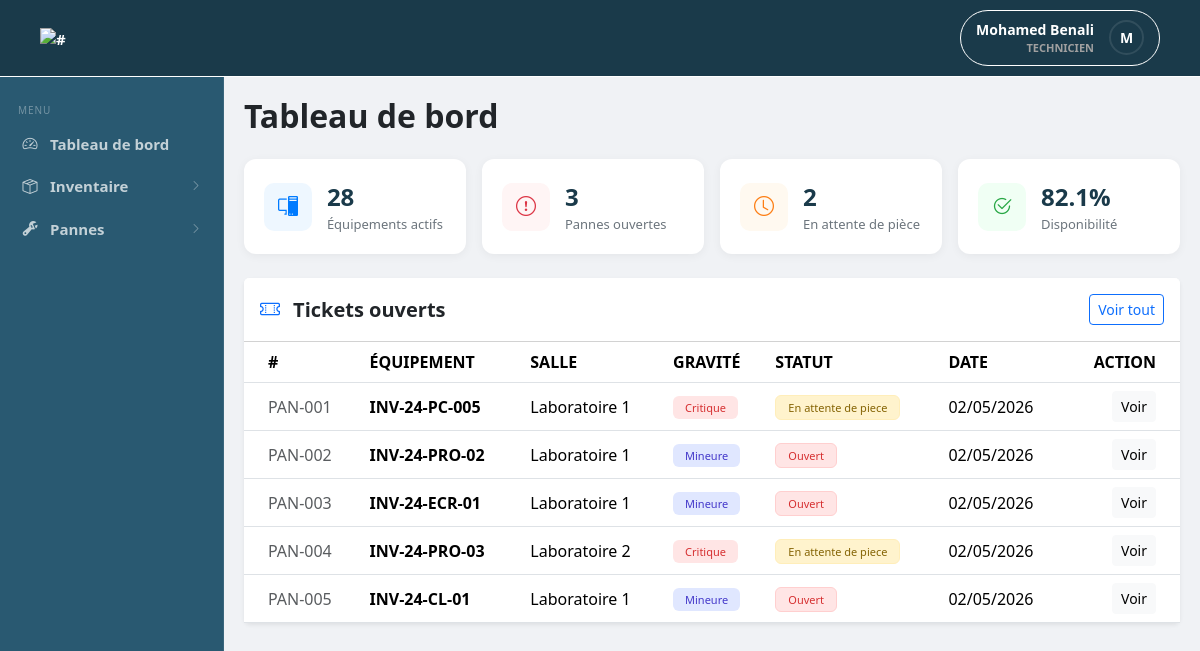
Screenshot of /technicien/dashboard.php (signed in) with the database file from the repository.
### tables this page shows
CREATE TABLE utilisateur (
  id               INT UNSIGNED AUTO_INCREMENT PRIMARY KEY,
  nom              VARCHAR(50)  NOT NULL,
  prenom           VARCHAR(50)  NOT NULL,
  email            VARCHAR(100) NOT NULL UNIQUE,
  mot_de_passe     VARCHAR(255) NOT NULL, 
  role             ENUM('technicien','enseignant','chef departement','service enseignement','vacataire') NOT NULL,
  actif            BOOLEAN DEFAULT TRUE,
  date_expiration  DATE DEFAULT NULL
);

CREATE TABLE panne (
  id               INT UNSIGNED AUTO_INCREMENT PRIMARY KEY,
  equipement_id    INT UNSIGNED NOT NULL,
  description      TEXT NOT NULL,
  gravite          ENUM('mineure','majeure','critique') NOT NULL DEFAULT 'mineure',
  statut           ENUM('ouvert','pris en charge','en attente de piece','resolu','reforme') NOT NULL DEFAULT 'ouvert',
  date_signalement TIMESTAMP DEFAULT CURRENT_TIMESTAMP,
  date_resolution  TIMESTAMP NULL DEFAULT NULL,
  CONSTRAINT fk_panne_equip FOREIGN KEY (equipement_id) REFERENCES equipement(id)
);

CREATE TABLE equipement (
  id                INT UNSIGNED AUTO_INCREMENT PRIMARY KEY,
  num_inventaire    VARCHAR(50)  NOT NULL UNIQUE, 
  salle_id          INT UNSIGNED NOT NULL,
  poste             VARCHAR(20),
  type              ENUM('PC','switch','serveur','ecran','clavier','souris','onduleur','projecteur') NOT NULL,
  marque            VARCHAR(50),
  modele            VARCHAR(50),
  num_serie         VARCHAR(100),
  date_acquisition  DATE,
  etat              ENUM('fonctionnel','en panne','en reparation','en attente de piece','reforme') NOT NULL DEFAULT 'fonctionnel',
  CONSTRAINT fk_equip_salle FOREIGN KEY (salle_id) REFERENCES salle(id) ON DELETE CASCADE
);

CREATE TABLE salle (
  id         INT UNSIGNED AUTO_INCREMENT PRIMARY KEY,
  nom        VARCHAR(50)  NOT NULL,
  capacite   TINYINT UNSIGNED NOT NULL DEFAULT 0,
  type       ENUM('Standard','Réseau','IA','Serveur') NOT NULL DEFAULT 'Standard'
);

### technicien/dashboard.php (the view, shortened to what this page needs)
<?php
$custom_css = "../assets/css/technicien/dashboard.css";
include '../includes/header.php';
require_once '../db_config.php';
$totalEquip = $conn->query("SELECT COUNT(*) FROM equipement WHERE etat != 'reforme'")->fetch_row()[0];
$totalPannes = $conn->query("SELECT COUNT(*) FROM panne WHERE statut = 'ouvert'")->fetch_row()[0];
$totalAttente = $conn->query("SELECT COUNT(*) FROM panne WHERE statut = 'en attente de piece'")->fetch_row()[0];
$resDispo = $conn->query("SELECT
    (SELECT COUNT(*) FROM equipement WHERE etat = 'fonctionnel') /
    (SELECT COUNT(*) FROM equipement WHERE etat != 'reforme') * 100");
$tauxDispo = round($resDispo->fetch_row()[0] ?? 0, 1);
?>
<div class="page-layout">
    <main class="page-content">
        <div class="container-fluid p-4">
            <div class="dashboard-header mb-4">
                <h2 class="fw-bold">Tableau de bord</h2>
            </div>
            <div class="row g-3 mb-4">
                <div class="col-md-3">
                    <div class="stat-card">
                        <div class="stat-icon icon-blue"><i class="bi bi-pc-display"></i></div>
                        <div>
                            <div class="stat-value"><?php echo $totalEquip; ?></div>
                            <div class="stat-label">Équipements actifs</div>
                        </div>
                    </div>
                </div>
                <div class="col-md-3">
                    <div class="stat-card">
                        <div class="stat-icon icon-red"><i class="bi bi-exclamation-circle"></i></div>
                        <div>
                            <div class="stat-value"><?php echo $totalPannes; ?></div>
                            <div class="stat-label">Pannes ouvertes</div>
                        </div>
                    </div>
                </div>
                <div class="col-md-3">
                    <div class="stat-card">
                        <div class="stat-icon icon-orange"><i class="bi bi-clock"></i></div>
                        <div>
                            <div class="stat-value"><?php echo $totalAttente; ?></div>
                            <div class="stat-label">En attente de pièce</div>
                        </div>
                    </div>
                </div>
                <div class="col-md-3">
                    <div class="stat-card">
                        <div class="stat-icon icon-green"><i class="bi bi-check2-circle"></i></div>
                        <div>
                            <div class="stat-value"><?php echo $tauxDispo; ?>%</div>
                            <div class="stat-label">Disponibilité</div>
                        </div>
                    </div>
                </div>
            </div>
            <div class="card border-0 shadow-sm w-100">
                <div class="card-header bg-white py-3 d-flex justify-content-between align-items-center">
                    <h5 class="mb-0 fw-bold text-dark"><i class="bi bi-ticket-perforated me-2 text-primary"></i> Tickets ouverts</h5>
                    <a href="tickets.php" class="btn btn-outline-primary btn-sm">Voir tout</a>
                </div>
                <div class="card-body p-0">
                    <div class="table-responsive">
                        <table class="table table-hover align-middle mb-0">
                            <thead class="bg-light text-muted">
                                <tr>
                                    <th class="ps-4">#</th>
                                    <th>ÉQUIPEMENT</th>
                                    <th>SALLE</th>
                                    <th>GRAVITÉ</th>
                                    <th>STATUT</th>
                                    <th>DATE</th>
                                    <th class="text-end pe-4">ACTION</th>
                                </tr>
                            </thead>
                            <tbody>
                                <?php
                                $sql = "SELECT p.*, e.num_inventaire, s.nom as nom_salle
                                        FROM panne p
                                        JOIN equipement e ON p.equipement_id = e.id
                                        JOIN salle s ON e.salle_id = s.id
                                        WHERE p.statut != 'resolu'
                                        ORDER BY p.date_signalement DESC LIMIT 5";
                                $result = $conn->query($sql);
                                while($row = $result->fetch_assoc()): ?>
                                <tr>
                                    <td class="ps-4 text-muted">PAN-<?php echo str_pad($row['id'], 3, '0', STR_PAD_LEFT); ?></td>
                                    <td class="fw-bold"><?php echo htmlspecialchars($row['num_inventaire']); ?></td>
                                    <td><?php echo htmlspecialchars($row['nom_salle']); ?></td>
                                    <td>
                                        <span class="badge badge-<?php echo strtolower($row['gravite']); ?>">
                                            <?php echo ucfirst($row['gravite']); ?>
                                        </span>
                                    </td>
                                    <td>
                                        <span class="badge badge-<?php echo str_replace(' ', '-', strtolower($row['statut'])); ?>">
                                            <?php echo ucfirst($row['statut']); ?>
                                        </span>
                                    </td>
                                    <td><?php echo date('d/m/Y', strtotime($row['date_signalement'])); ?></td>
                                    <td class="text-end pe-4">
                                        <a href="detail_ticket.php?id=<?php echo $row['id']; ?>" class="btn btn-light btn-sm">Voir</a>
                                    </td>
                                </tr>
                                <?php endwhile; ?>
                            </tbody>
                        </table>
                    </div>
                </div>
            </div>
        </div>
    </main>
</div>
<?php
echo "</div></div>";
include '../includes/footer.php';
?>

### includes/header.php (shortened to what this page needs)
<?php
require_once __DIR__ . '/../db_config.php';
$user_name = "Invité";
$user_role = "Aucun";
$avatar_letter = "U";
if (isset($_SESSION['user_id'])) {
    $user_id = $_SESSION['user_id'];
    $sql = "SELECT nom, prenom, role FROM utilisateur WHERE id = ?";
    $stmt = $conn->prepare($sql);
    $stmt->bind_param("i", $user_id);
    $stmt->execute();
    $result = $stmt->get_result();
    if ($row = $result->fetch_assoc()) {
        $user_name = $row['prenom'] . ' ' . $row['nom'];
        $user_role = $row['role'];
        $avatar_letter = strtoupper(substr($row['prenom'], 0, 1));
    }
}
?>
<!DOCTYPE html>
<html lang="fr">
<head>
    <link rel="stylesheet" href="https://cdn.jsdelivr.net/npm/bootstrap@5.3.2/dist/css/bootstrap.min.css">
    <link rel="stylesheet" href="https://cdn.jsdelivr.net/npm/bootstrap-icons@1.11.3/font/bootstrap-icons.min.css">
    <link rel="stylesheet" href="..\assets\css\includes\header.css">
    <?php
    if (isset($custom_css)): ?>
        <link rel="stylesheet" href="<?php echo $custom_css; ?>">
    <?php endif; ?>
</head>
<body>
<header class="main-header">
  <div class="header-container">
    <a href="#">
    <div class="app-logo">
      <span><img src="https://i.postimg.cc/KYqMXX8q/svgviewer-png-output.png" alt="#" height="67"></span>
    </div>
    </a>
    <div class="user-profile-dropdown" id="profileTrigger">
      <div class="profile-info">
        <span class="user-name"><?php echo htmlspecialchars($user_name); ?></span>
        <span class="user-role"><?php echo htmlspecialchars($user_role); ?></span>
      </div>
      <div class="avatar role-a"><?php echo $avatar_letter; ?></div>
    </div>
  </div>
</header>
  <div class="page-layout">
  <aside class="sidebar">
    <div class="sidebar-section-label">Menu</div>
    <?php
    $role_clean = strtolower($user_role);
    if ($role_clean === 'chef departement'): ?>
        <a href="../chef/dashboard.php" class="sidebar-item"><i class="bi bi-speedometer2"></i> <span>Tableau de bord</span></a>
        <div class="sidebar-item sidebar-toggle" id="toggleInventaire">
            <i class="bi bi-box-seam"></i> <span>Inventaire</span> <i class="bi bi-chevron-right sidebar-arrow"></i>
        </div>
        <div class="sidebar-submenu" id="submenuInventaire">
            <a href="../chef/inventaire.php" class="sidebar-subitem"><i class="bi bi-pc-display"></i> Équipements</a>
            <a href="#" class="sidebar-subitem"><i class="bi bi-file-earmark-pdf"></i> Rapport PDF</a>
        </div>
        <div class="sidebar-item sidebar-toggle" id="toggleAdmin">
            <i class="bi bi-building"></i> <span>Administration</span> <i class="bi bi-chevron-right sidebar-arrow"></i>
        </div>
        <div class="sidebar-submenu" id="submenuAdmin">
            <a href="../chef/utilisateurs.php" class="sidebar-subitem"><i class="bi bi-people"></i> Utilisateurs</a>
            <a href="../chef/gestion_vacataires.php" class="sidebar-subitem"><i class="bi bi-person-plus"></i> Comptes vacataires</a>
        </div>
    <?php
    elseif ($role_clean === 'technicien'): ?>
        <a href="../technicien/dashboard.php" class="sidebar-item"><i class="bi bi-speedometer2"></i> <span>Tableau de bord</span></a>
        <div class="sidebar-item sidebar-toggle" id="toggleInvTech">
            <i class="bi bi-box-seam"></i> <span>Inventaire</span> <i class="bi bi-chevron-right sidebar-arrow"></i>
        </div>
        <div class="sidebar-item sidebar-toggle" id="togglePanTech">
            <i class="bi bi-wrench-adjustable"></i> <span>Pannes</span> <i class="bi bi-chevron-right sidebar-arrow"></i>
        </div>
    <?php endif; ?>
  </aside>

### assets/css/includes/header.css (style rules this page uses)
:root { --header-bg: #1a3a4a; --header-border: #ffff; --text-white: #ffffff; --text-gray: #a0a0a0; --sidebar-bg: #1a3a4a; --sidebar-hover: rgba(255, 255, 255, 0.07); --sidebar-active-border: #4db8ff; --sidebar-submenu-bg: rgba(0, 0, 0, 0.18); --sidebar-w: 250px; --header-height: 60px; }
a { text-decoration: none; color: inherit; cursor: pointer; }
.main-header { background-color: var(--header-bg); border-bottom: 1px solid var(--header-border); padding: 10px 20px; color: var(--text-white); position: sticky; top: 0; z-index: 100; }
.header-container { max-width: 100%; margin: 0 auto; display: flex; justify-content: space-between; align-items: center; padding: 0 20px; }
.app-logo img { object-fit: contain; }
.user-profile-dropdown { position: relative; display: flex; align-items: center; gap: 15px; padding: 8px 15px; border: 1px solid var(--header-border); border-radius: 50px; cursor: pointer; transition: background 0.3s; }
.profile-info { display: flex; flex-direction: column; text-align: right; }
.user-name { font-size: 14px; font-weight: 600; }
.user-role { font-size: 11px; color: var(--text-gray); text-transform: uppercase; }
.avatar { width: 35px; height: 35px; border-radius: 50%; display: flex; align-items: center; justify-content: center; font-weight: bold; font-size: 14px; color: white; border: 2px solid rgba(255,255,255,0.1); }
.user-profile-dropdown { cursor: pointer; user-select: none; }
.page-layout { display: flex; min-height: calc(100vh - var(--header-height)); }
.page-content { flex: 1; padding: 24px; overflow-y: auto; background-color: #f0f2f5; }
.sidebar { width: var(--sidebar-width); background-color: #295971; color: var(--text-white); display: flex; flex-direction: column; flex-shrink: 0; padding: 12px 0; border-right: 1px solid rgba(255, 255, 255, 0.08); overflow-y: auto; }
span { font-size: 15px; font-weight: bold; }
.sidebar-section-label { font-size: 10px; text-transform: uppercase; letter-spacing: 0.09em; color: rgba(255, 255, 255, 0.35); padding: 14px 18px 5px; }
.sidebar-item { display: flex; align-items: center; gap: 11px; padding: 10px 18px; font-size: 13.5px; color: rgba(255, 255, 255, 0.72); cursor: pointer; transition: background 0.15s, color 0.15s; border-left: 3px solid transparent; text-decoration: none; user-select: none; }
.sidebar-item i { font-size: 15px; width: 18px; text-align: center; flex-shrink: 0; }
.sidebar-arrow { margin-left: auto; font-size: 11px !important; transition: transform 0.22s ease; opacity: 0.6; }

### assets/css/technicien/dashboard.css (style rules this page uses)
.page-layout { display: flex; width: 100%; min-height: calc(100vh - 60px); background-color: #f4f7f9; margin: 0; padding: 0; }
.page-content { flex: 1; min-width: 0; display: flex; flex-direction: column; padding: 20px; }
.container-fluid { width: 100% !important; max-width: 100% !important; margin: 0 !important; padding: 0 !important; }
.stat-card { background: white; padding: 20px; border-radius: 12px; display: flex; align-items: center; gap: 15px; box-shadow: 0 2px 10px rgba(0,0,0,0.05); height: 100%; }
.stat-icon { width: 48px; height: 48px; border-radius: 10px; display: flex; align-items: center; justify-content: center; font-size: 20px; }
.icon-blue { background: #eef7ff; color: #007bff; }
.icon-red { background: #fff5f5; color: #dc3545; }
.icon-orange { background: #fff9f0; color: #fd7e14; }
.icon-green { background: #f0fff4; color: #28a745; }
.stat-value { font-size: 24px; font-weight: 700; color: #1a3a4a; }
.stat-label { font-size: 13px; color: #6c757d; }
.badge { padding: 6px 12px; border-radius: 6px; font-weight: 500; font-size: 11px; }
.badge-critique { background: #ffe5e5; color: #d63031; }
.badge-mineure { background: #e0e7ff; color: #4338ca; }
.badge-ouvert { background: #ffe5e5; color: #d63031; border: 1px solid #ffcfcf; }
.badge-en-attente-de-piece { background: #fff3cd; color: #856404; border: 1px solid #ffeeba; }

### rows the page displays
utilisateur: user_name "Mohamed Benali", role "TECHNICIEN", prenom "M"
panne: id "001", equipement.num_inventaire "INV-24-PC-005", salle.nom "Laboratoire 1", gravite "Critique", statut "En attente de piece", date_signalement "02/05/2026"
panne: id "002", equipement.num_inventaire "INV-24-PRO-02", salle.nom "Laboratoire 1", gravite "Mineure", statut "Ouvert", date_signalement "02/05/2026"
panne: id "003", equipement.num_inventaire "INV-24-ECR-01", salle.nom "Laboratoire 1", gravite "Mineure", statut "Ouvert", date_signalement "02/05/2026"
panne: id "004", equipement.num_inventaire "INV-24-PRO-03", salle.nom "Laboratoire 2", gravite "Critique", statut "En attente de piece", date_signalement "02/05/2026"
panne: id "005", equipement.num_inventaire "INV-24-CL-01", salle.nom "Laboratoire 1", gravite "Mineure", statut "Ouvert", date_signalement "02/05/2026"

### other values shown
$totalEquip "28"
$totalPannes "3"
$totalAttente "2"
$tauxDispo "82.1"
